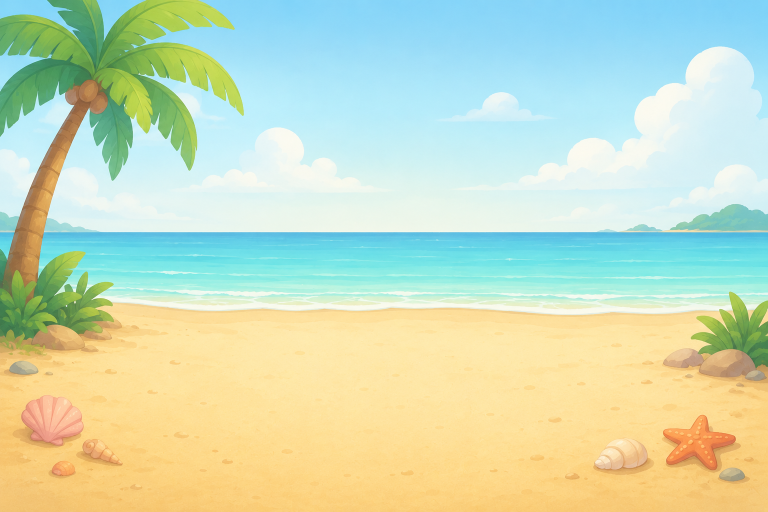
#> input picture pupils-tracker/docs/References/scenes/beach/beach.png, 1536 x 1024 px (shown at 1/2 size); its folder holds only this picture in this run
$ python prepare-pet-scenes.py
#> lines starting #> are read from the running program, lines starting #| are printed output that depends on the picture
# Turn the full-size scene backdrops in docs/References/scenes/ into web assets.
#
# The sources are ~1.7 MB PNGs each — fine as masters, far too heavy to ship six
# of. Backdrops have no transparency and are soft, flat illustrations, so WebP
# compresses them enormously: ~40 KB at 1200px instead of ~1.7 MB.
#
# Writes two sizes per scene:
#   public/pets/scenes/<id>.webp        1200px — the backdrop behind the pet
#   public/pets/scenes/<id>-thumb.webp   240px — the picker swatch
# Separate thumbs matter because the picker shows all six at once; without them
# opening a pet modal would pull ~240 KB instead of ~24 KB.
#
# Usage:
#   python scripts/prepare-pet-scenes.py
#
# Requires Pillow. Bump PET_SCENE_VERSION in lib/pets.ts if you replace a scene.

import os

from PIL import Image

ROOT = os.path.dirname(os.path.dirname(os.path.abspath(__file__)))
SRC = os.path.join(ROOT, "docs", "References", "scenes")
OUT = os.path.join(ROOT, "public", "pets", "scenes")

FULL_WIDTH = 1200
THUMB_WIDTH = 240
QUALITY = 82


def main() -> None:
    if not os.path.isdir(SRC):
        raise SystemExit(f"No scene sources at {SRC}")
    os.makedirs(OUT, exist_ok=True)

    total = 0
    for scene in sorted(os.listdir(SRC)):
        src_dir = os.path.join(SRC, scene)
        if not os.path.isdir(src_dir):
            continue
        pngs = [f for f in os.listdir(src_dir) if f.lower().endswith((".png", ".jpg", ".jpeg"))]
        if not pngs:
            print(f"{scene}: no image, skipping")
            continue

        im = Image.open(os.path.join(src_dir, pngs[0])).convert("RGB")
#> im is the input picture: PIL image 1536x1024 RGB; mean R, G, B 202, 219.8, 188.9
        for width, suffix in ((FULL_WIDTH, ""), (THUMB_WIDTH, "-thumb")):
            out_path = os.path.join(OUT, f"{scene}{suffix}.webp")
            resized = im.resize(
                (width, round(width * im.height / im.width)), Image.LANCZOS
            )
            resized.save(out_path, "WEBP", quality=QUALITY, method=6)
            total += os.path.getsize(out_path)
#> this loop made 2 passes
#> pass 1, in main, `resized = im.resize( (width, round(width * im.height / im.width)), Ima..`:
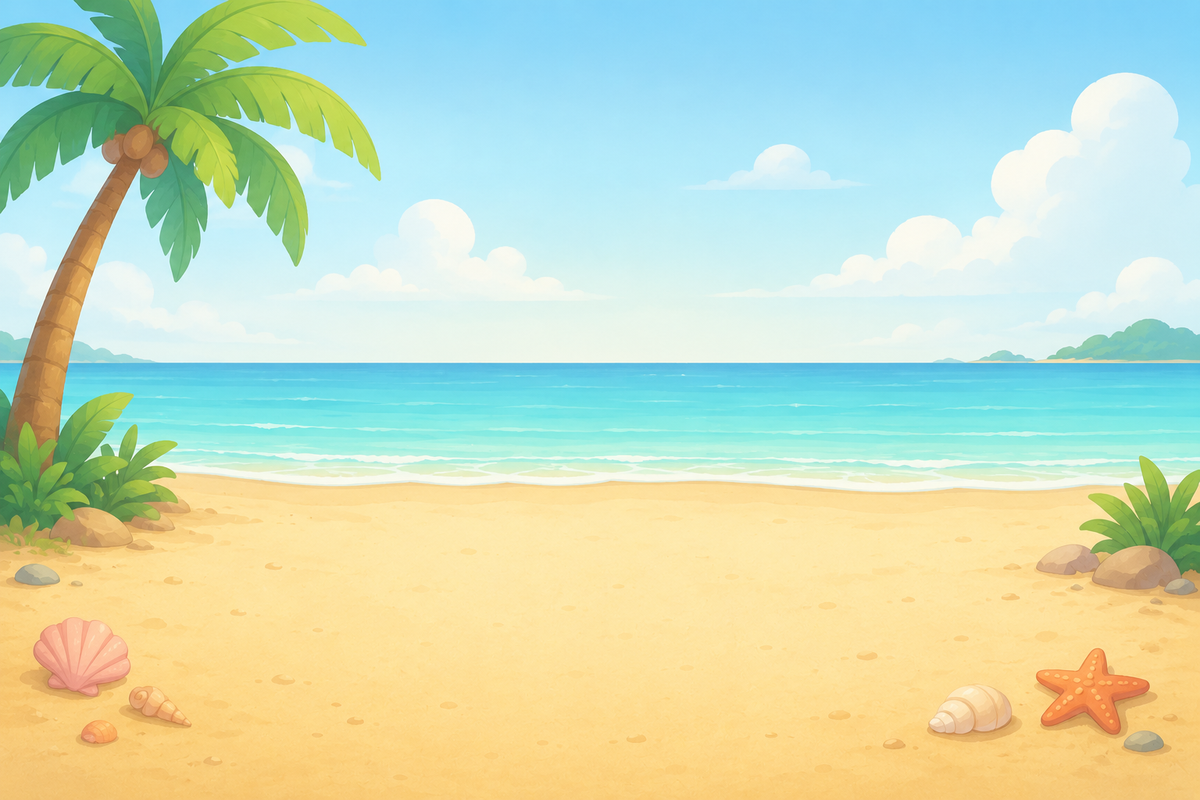
#> resized: PIL image 1200x800 RGB; mean R, G, B 202, 219.8, 188.9
#> pass 2, in main, `resized = im.resize( (width, round(width * im.height / im.width)), Ima..`:
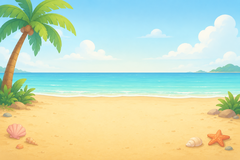
#> resized: PIL image 240x160 RGB; mean R, G, B 202.1, 219.8, 188.9
#> after the loop, total = 42528
        print(f"{scene}: ok")
#> pass 2 of the loop in main, `for scene in sorted(os.listdir(SRC)):`:
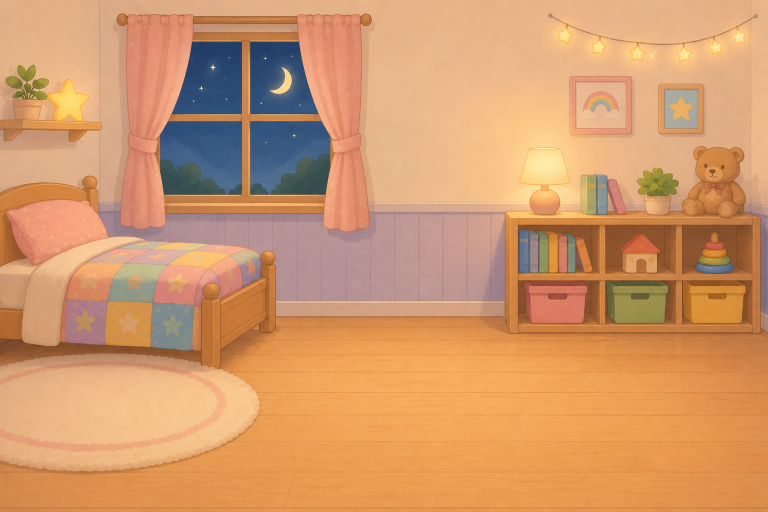
#> input picture pupils-tracker/docs/References/scenes/bedroom/bedroom.png, 1536 x 1024 px (shown at 1/2 size)
#> in main, im is the input picture: PIL image 1536x1024 RGB; mean R, G, B 209.4, 152.9, 107
#> the loop in main, `for width, suffix in ((FULL_WIDTH, ""), (THUMB_WIDTH, "-thumb")):` made 2 passes
#> total on passes 1 to 2: 82294, 86624
#> pass 1, in main, `resized = im.resize( (width, round(width * im.height / im.width)), Ima..`:
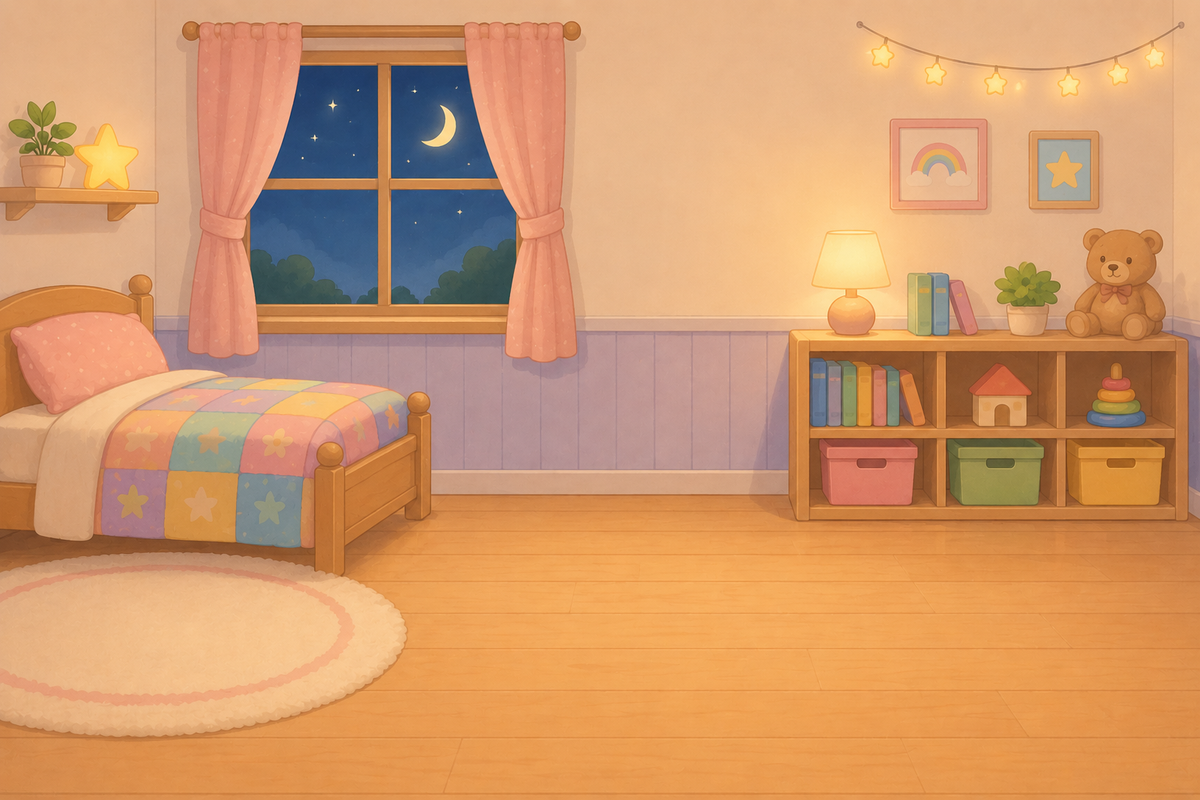
#> resized: PIL image 1200x800 RGB; mean R, G, B 209.4, 152.9, 107
#> after the loop in main, `for width, suffix in ((FULL_WIDTH, ""), (THUMB_WIDTH, "-thumb")):`: total = 86624
#> pass 3 of the loop in main, `for scene in sorted(os.listdir(SRC)):`:
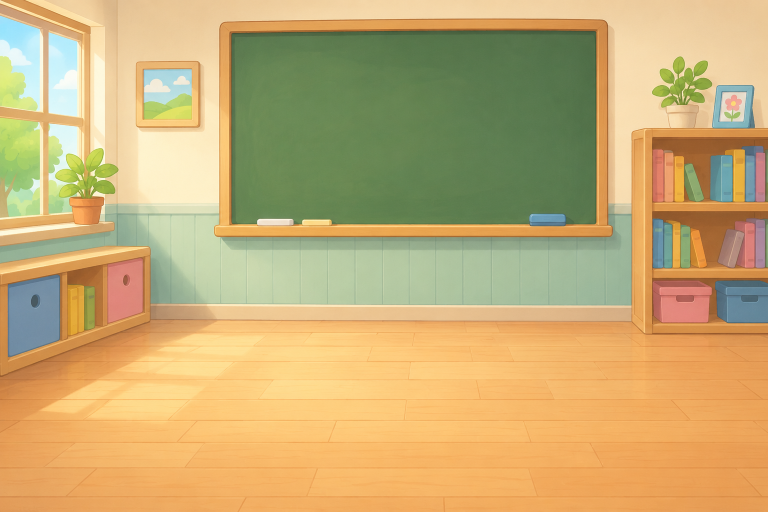
#> input picture pupils-tracker/docs/References/scenes/classroom/classroom.png, 1536 x 1024 px (shown at 1/2 size)
#> in main, im is the input picture: PIL image 1536x1024 RGB; mean R, G, B 198.5, 172.6, 116.3
#> the loop in main, `for width, suffix in ((FULL_WIDTH, ""), (THUMB_WIDTH, "-thumb")):` made 2 passes
#> total on passes 1 to 2: 120080, 123824
#> pass 1, in main, `resized = im.resize( (width, round(width * im.height / im.width)), Ima..`:
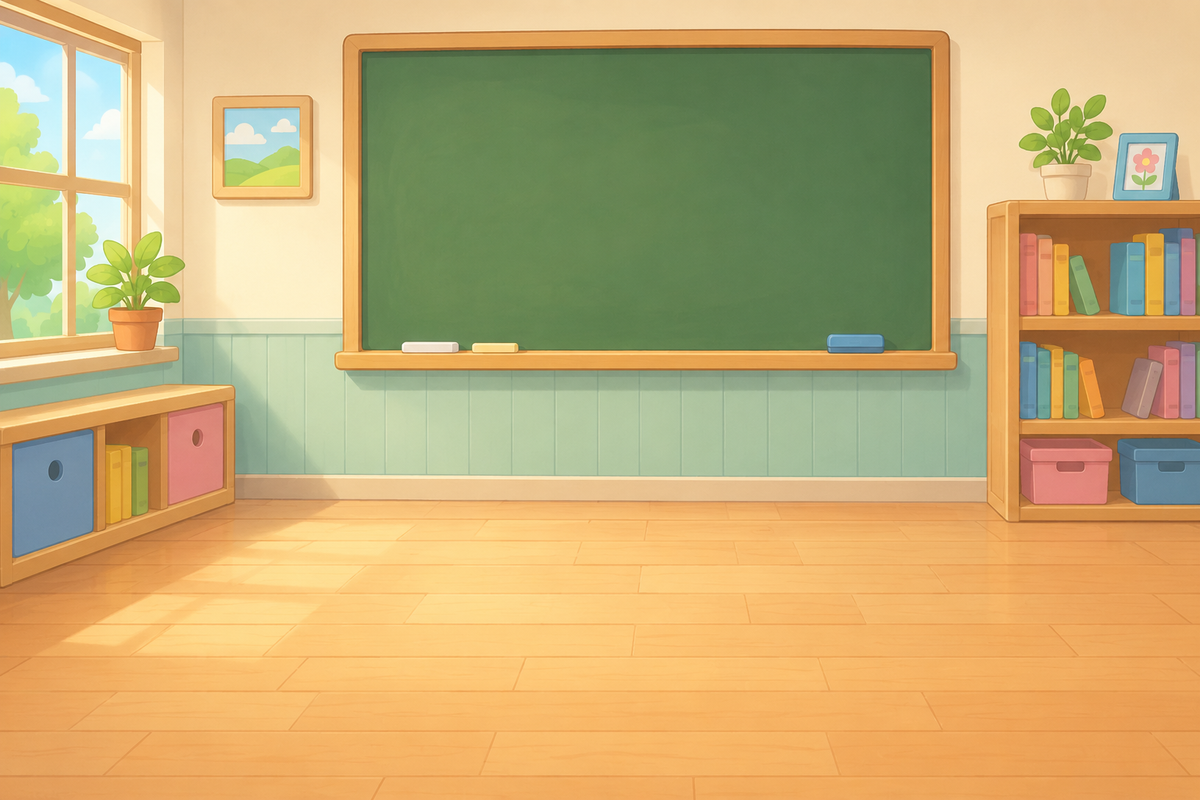
#> resized: PIL image 1200x800 RGB; mean R, G, B 198.5, 172.6, 116.3
#> pass 2, in main, `resized = im.resize( (width, round(width * im.height / im.width)), Ima..`:
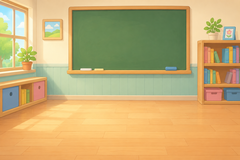
#> resized: PIL image 240x160 RGB; mean R, G, B 198.5, 172.6, 116.3
#> after the loop in main, `for width, suffix in ((FULL_WIDTH, ""), (THUMB_WIDTH, "-thumb")):`: total = 123824
#> the loop made 4 passes; the first 3 are shown

    print(f"\nWrote {OUT} — {total / 1024:.0f} KB total.")


if __name__ == "__main__":
    main()
